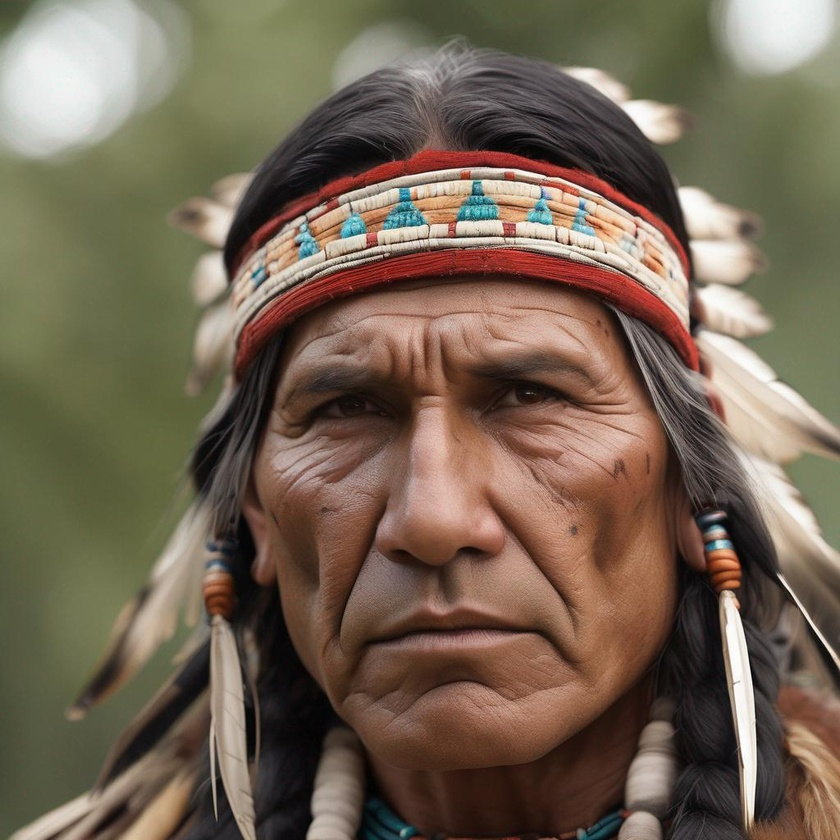
#> input picture data/0_base_Race_ethnicity.jpg, 840 x 840 px, shrunk from 1024 x 1024 before the run
$ python main.py
#> lines starting #> are read from the running program, lines starting #| are printed output that depends on the picture
import cv2
import numpy as np
import os
import matplotlib.pyplot as plt


def noise_image(image, noise_level, noise_type):
    if noise_type == "gaussian":
        noise = np.random.normal(0, noise_level, image.shape)
        return image + noise
    elif noise_type == "uniform":
        noise = np.random.uniform(-noise_level, noise_level, image.shape)
        return image + noise
    elif noise_type == "salt_and_pepper":
        noise = np.random.randint(0, 2, image.shape)
        return image * noise
    elif noise_type == "poisson":
        noise = np.random.poisson(noise_level, image.shape)
        return image + noise
    else:
        raise ValueError("Invalid noise type")

def display_images_side_by_side():
    fig, axes = plt.subplots(1, 4, figsize=(20, 5))

    base_path = "data/5_base_Race_ethnicity.jpg" #create plot to show difference in noise
    noisy_paths = [
        "noisy/5_base_Race_ethnicity_e2.jpg",
        "noisy/5_base_Race_ethnicity_e3.jpg",
        "noisy/5_base_Race_ethnicity_e4.jpg"
    ]

    original = cv2.imread(base_path)
    original = cv2.cvtColor(original, cv2.COLOR_BGR2RGB)

    axes[0].imshow(original)
    axes[0].set_title('Original')
    axes[0].axis('off')

    for idx, path in enumerate(noisy_paths, 1):
        img = cv2.imread(path)
        img = cv2.cvtColor(img, cv2.COLOR_BGR2RGB)
        axes[idx].imshow(img)
        axes[idx].set_title(f'Noise Level e{idx+1}')
        axes[idx].axis('off')

    plt.tight_layout()
    plt.show()

def main():
    directory = "data"
    os.makedirs("noisy", exist_ok=True)
    for file in os.listdir(directory):
        image = cv2.imread(os.path.join(directory, file))
#> image is the input picture: shape (840, 840, 3); mean B, G, R 83.7, 101.1, 116.5
        noisy_image_e2 = noise_image(image, 1e2, "gaussian")
        noisy_image_e3 = noise_image(image, 1e3, "gaussian")
        noisy_image_e4 = noise_image(image, 1e4, "gaussian")
#> call 3 of noise_image, with noise_level = 10000, noise_type = 'gaussian'
#> in noise_image (call 3), `return image + noise`:
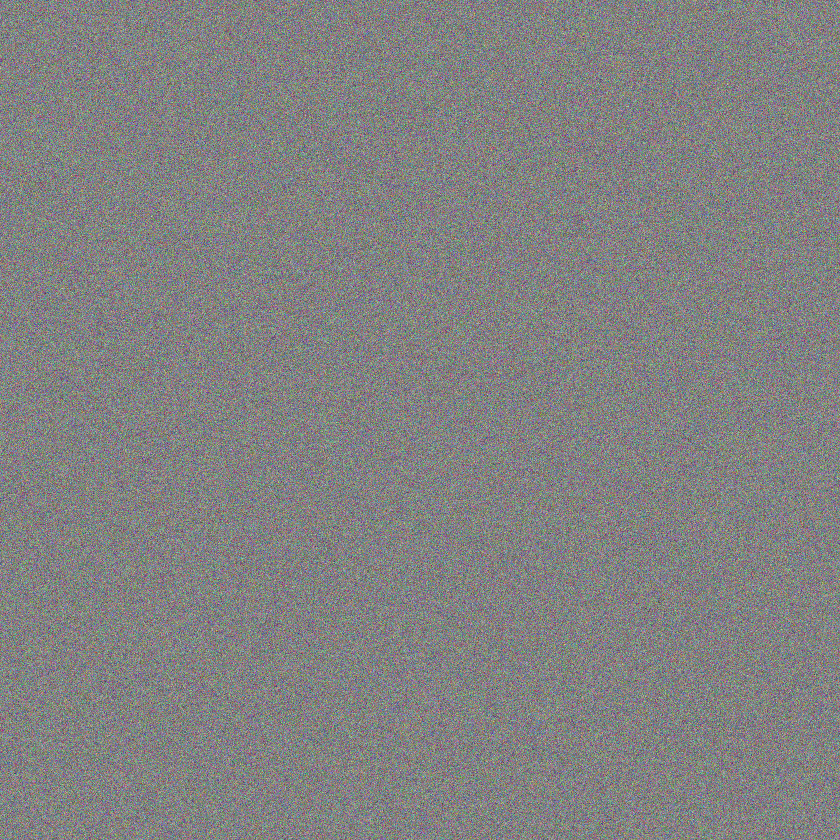
#> returned value: shape (840, 840, 3) float64; mean of channels 0, 1, 2 56.9, 115.6, 132.2; drawn with min black and max white
        cv2.imwrite(os.path.join("noisy", file.replace(".jpg", "_e2.jpg")), noisy_image_e2)
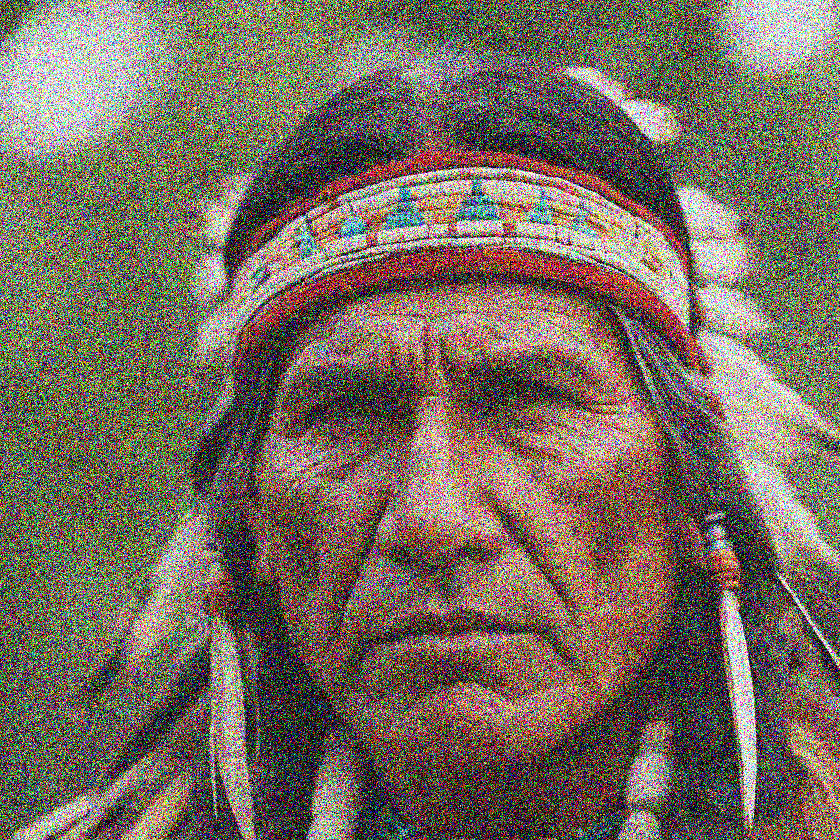
#> saved as 0_base_Race_ethnicity_e2.jpg: shape (840, 840, 3); mean B, G, R 94.6, 107.8, 119.1
        cv2.imwrite(os.path.join("noisy", file.replace(".jpg", "_e3.jpg")), noisy_image_e3)
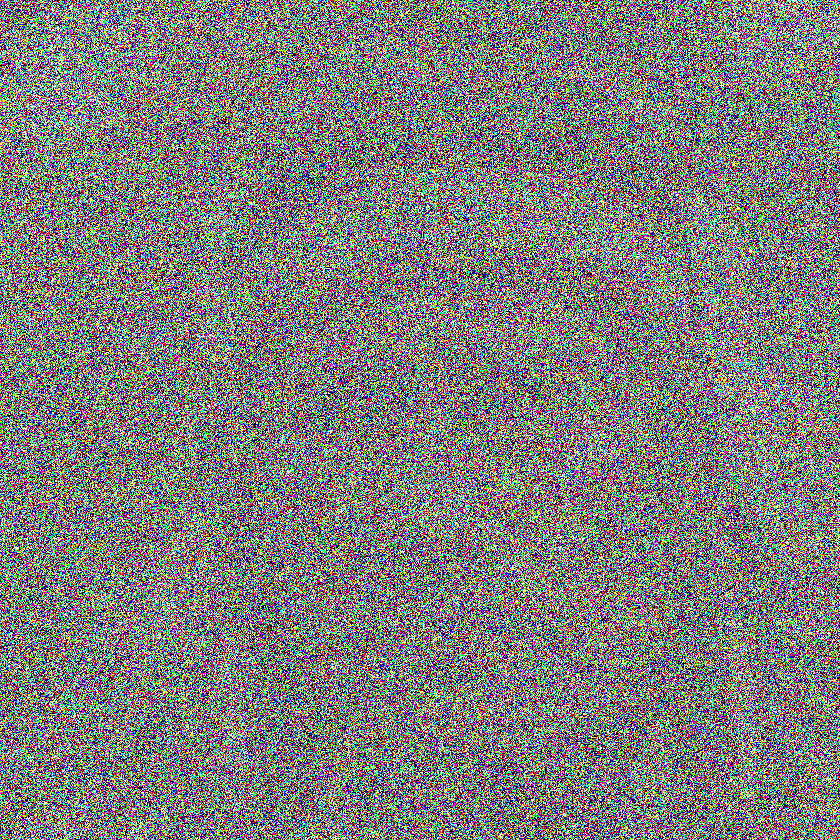
#> saved as 0_base_Race_ethnicity_e3.jpg: shape (840, 840, 3); mean B, G, R 123.2, 125, 126.2
        cv2.imwrite(os.path.join("noisy", file.replace(".jpg", "_e4.jpg")), noisy_image_e4)
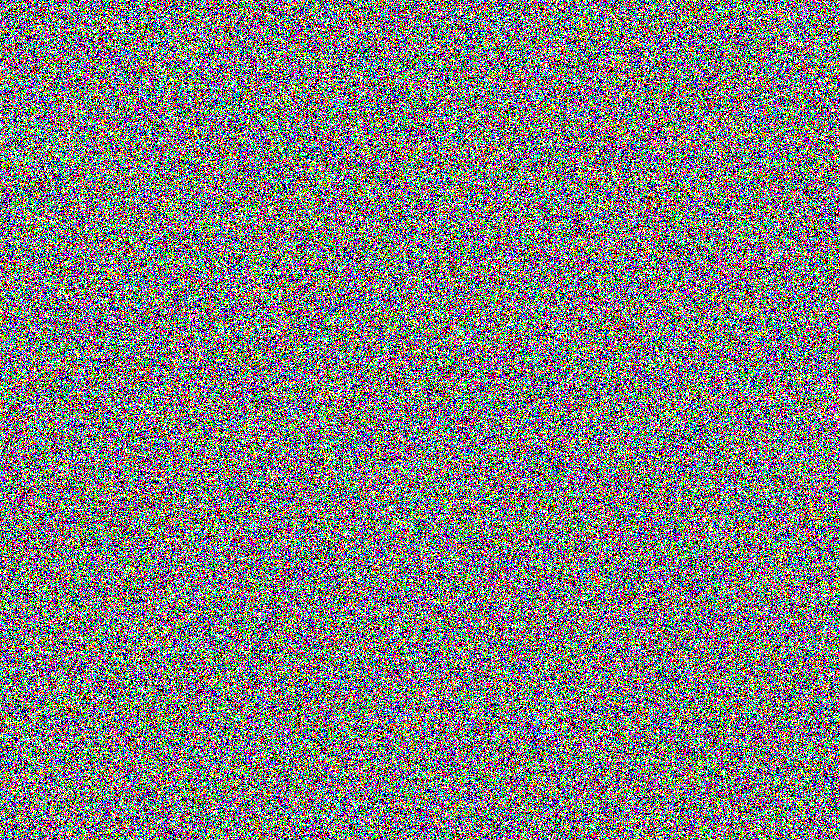
#> saved as 0_base_Race_ethnicity_e4.jpg: shape (840, 840, 3); mean B, G, R 126.9, 127.5, 127.6
#> pass 2 of the loop in main, `for file in os.listdir(directory):`:
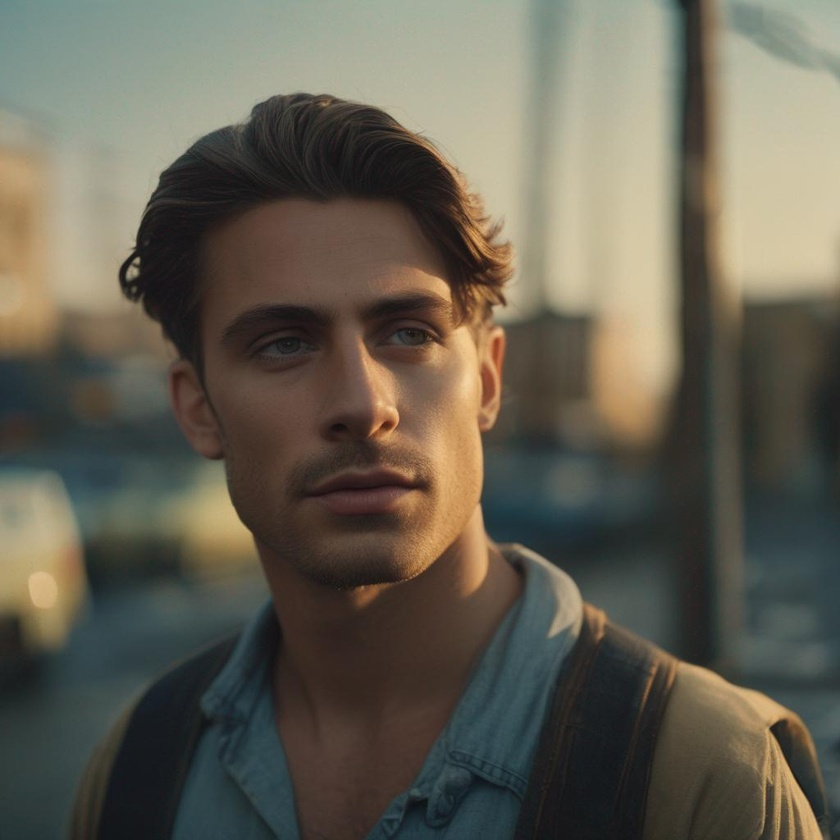
#> input picture data/10_base_Race_ethnicity.jpg, 840 x 840 px, shrunk from 1024 x 1024 before the run
#> in main, image is the input picture: shape (840, 840, 3); mean B, G, R 82.7, 95.9, 100.2
#> in main, `cv2.imwrite(os.path.join("noisy", file.replace(".jpg", "_e4.jpg")), no..`:
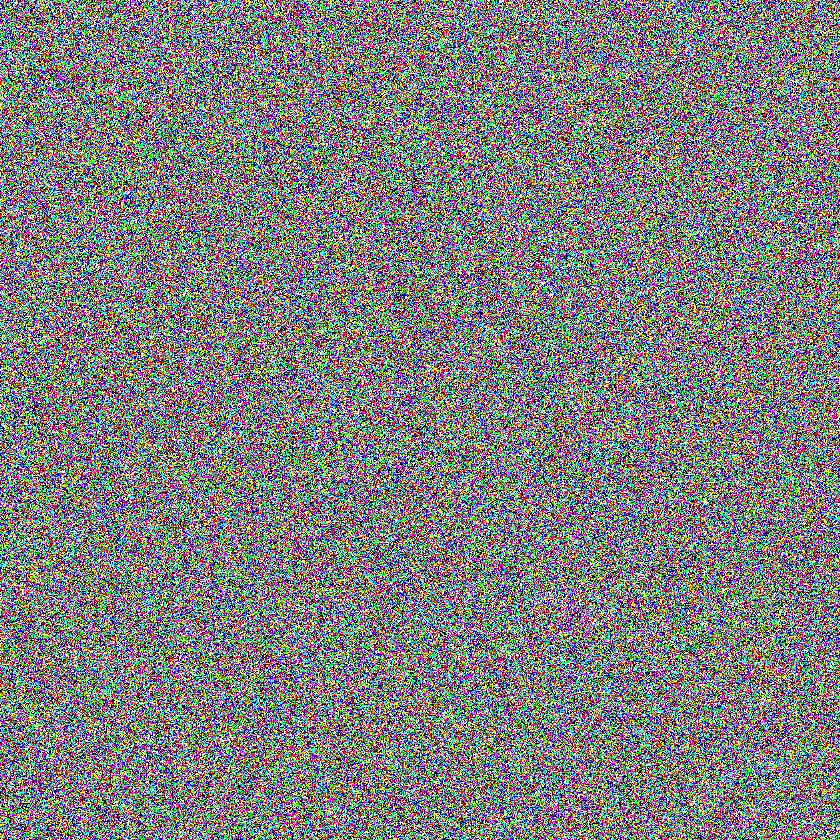
#> saved as 10_base_Race_ethnicity_e4.jpg: shape (840, 840, 3); mean B, G, R 127.1, 127.3, 127.1
#> pass 3 of the loop in main, `for file in os.listdir(directory):`:
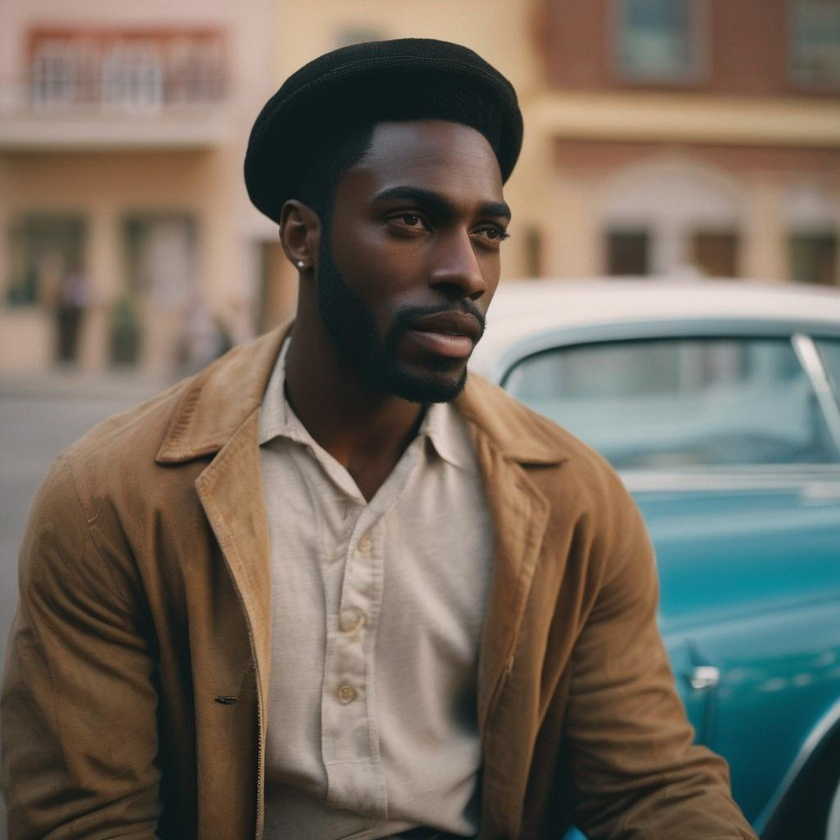
#> input picture data/11_base_Race_ethnicity.jpg, 840 x 840 px, shrunk from 1024 x 1024 before the run
#> in main, image is the input picture: shape (840, 840, 3); mean B, G, R 94, 105.9, 115.4
#> in main, `cv2.imwrite(os.path.join("noisy", file.replace(".jpg", "_e4.jpg")), no..`:
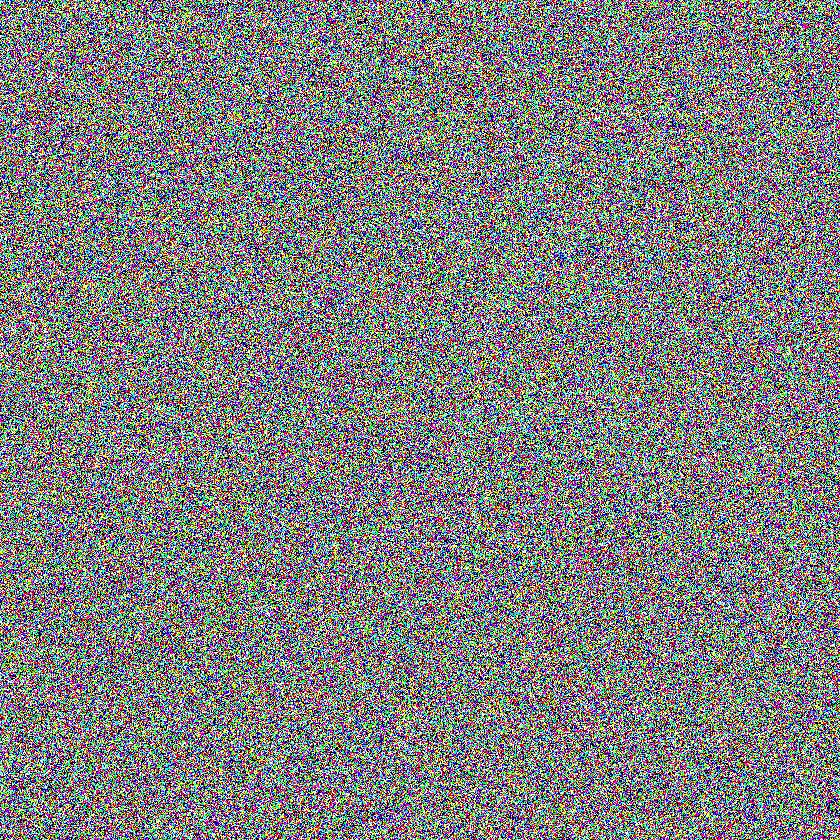
#> saved as 11_base_Race_ethnicity_e4.jpg: shape (840, 840, 3); mean B, G, R 127.3, 127.6, 127.2
#> the loop made 4 passes; the first 3 are shown

    display_images_side_by_side()
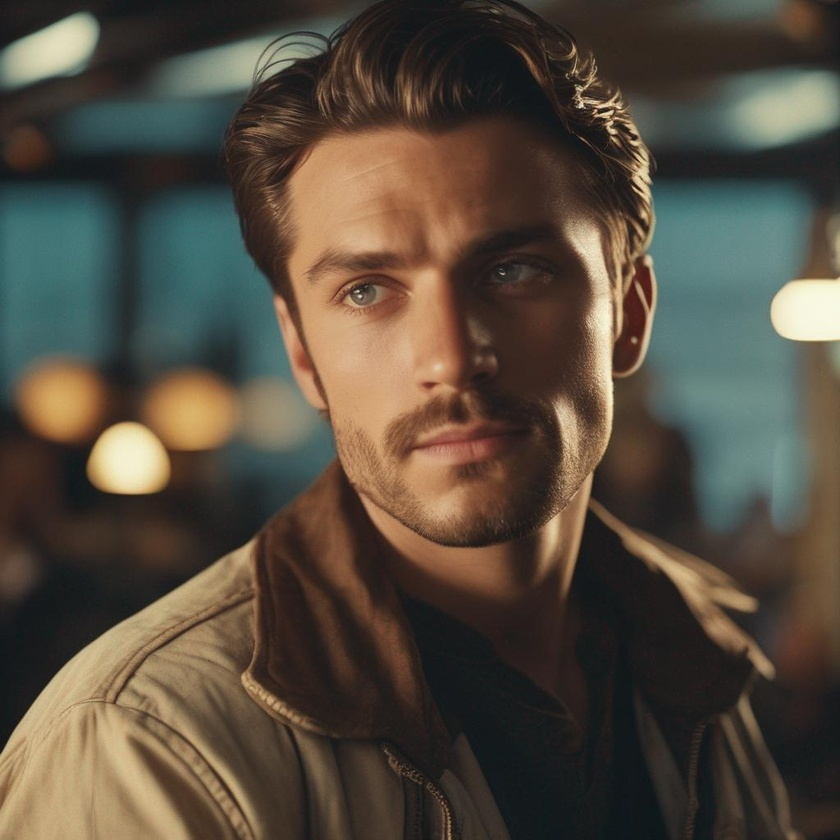
#> input picture data/5_base_Race_ethnicity.jpg, 840 x 840 px, shrunk from 1024 x 1024 before the run
#> in display_images_side_by_side, original is the input picture: shape (840, 840, 3); mean B, G, R 63.4, 75.9, 85
#> in display_images_side_by_side, `img = cv2.imread(path)`:
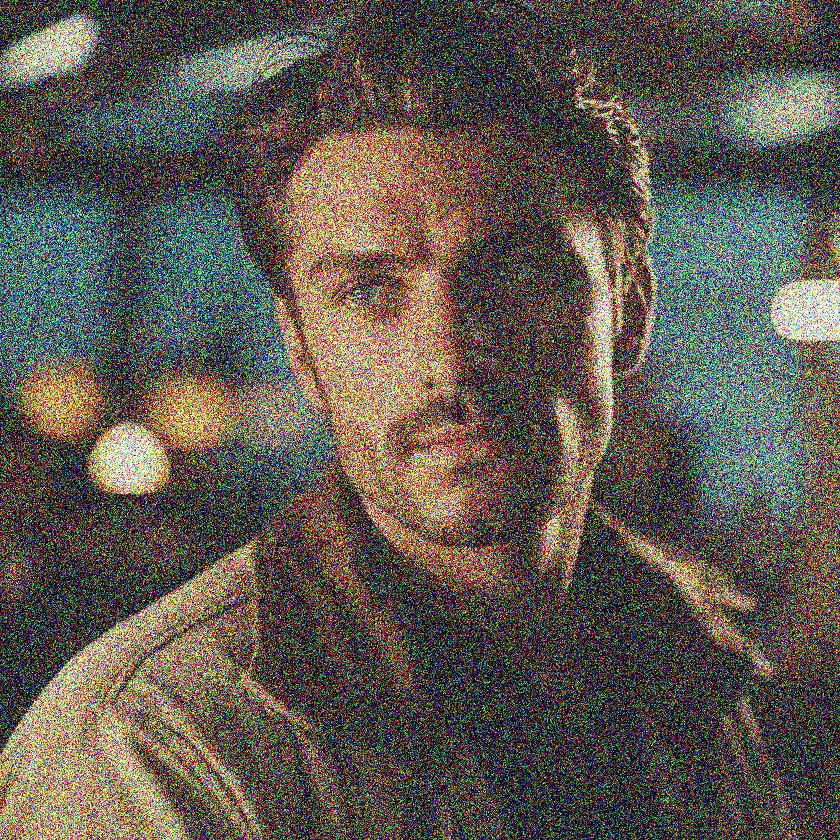
#> img: shape (840, 840, 3); mean B, G, R 80.8, 89.4, 96.2
#> pass 2 of the loop in display_images_side_by_side, `for idx, path in enumerate(noisy_paths, 1):`:
#> in display_images_side_by_side, `img = cv2.imread(path)`:
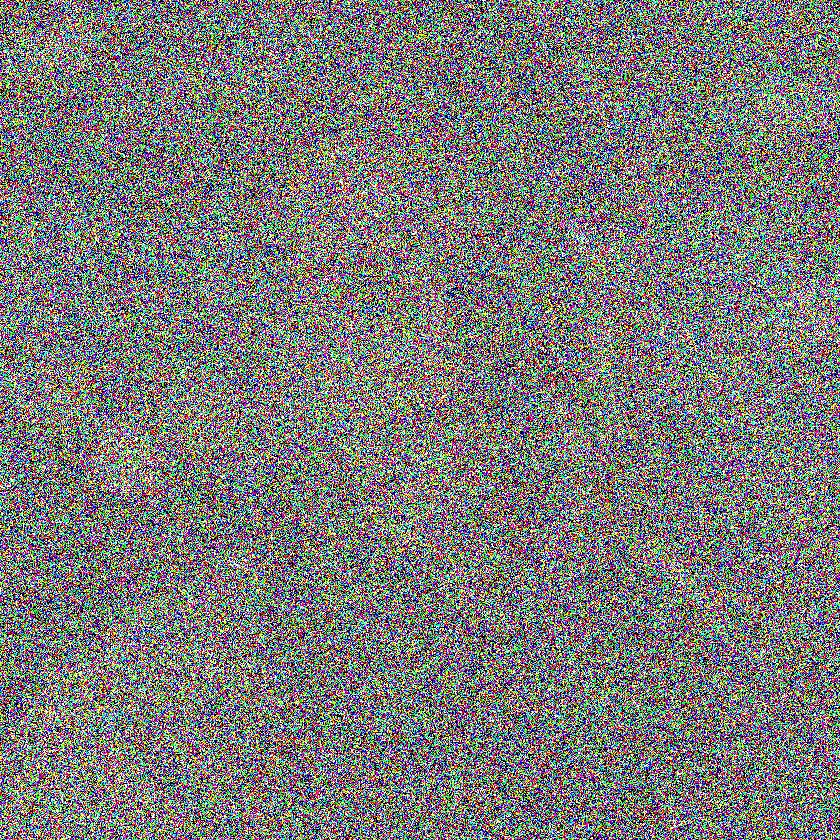
#> img: shape (840, 840, 3); mean B, G, R 121.4, 122.6, 123.3
#> pass 3 of the loop in display_images_side_by_side, `for idx, path in enumerate(noisy_paths, 1):`:
#> in display_images_side_by_side, `img = cv2.imread(path)`:
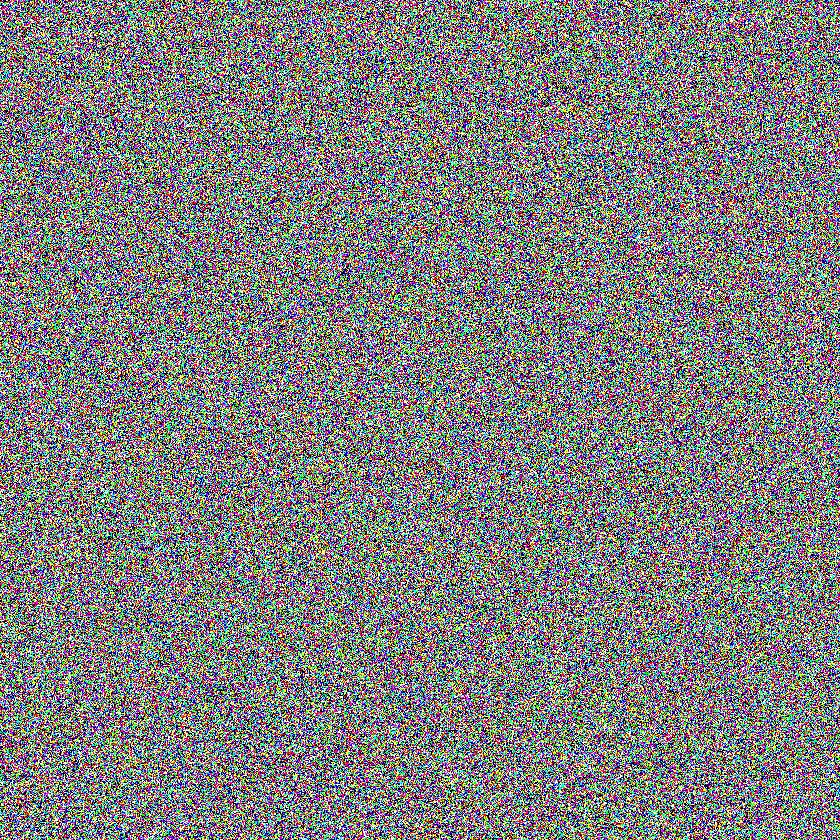
#> img: shape (840, 840, 3); mean B, G, R 126.9, 127.1, 127.2

if __name__ == "__main__":
    main()
